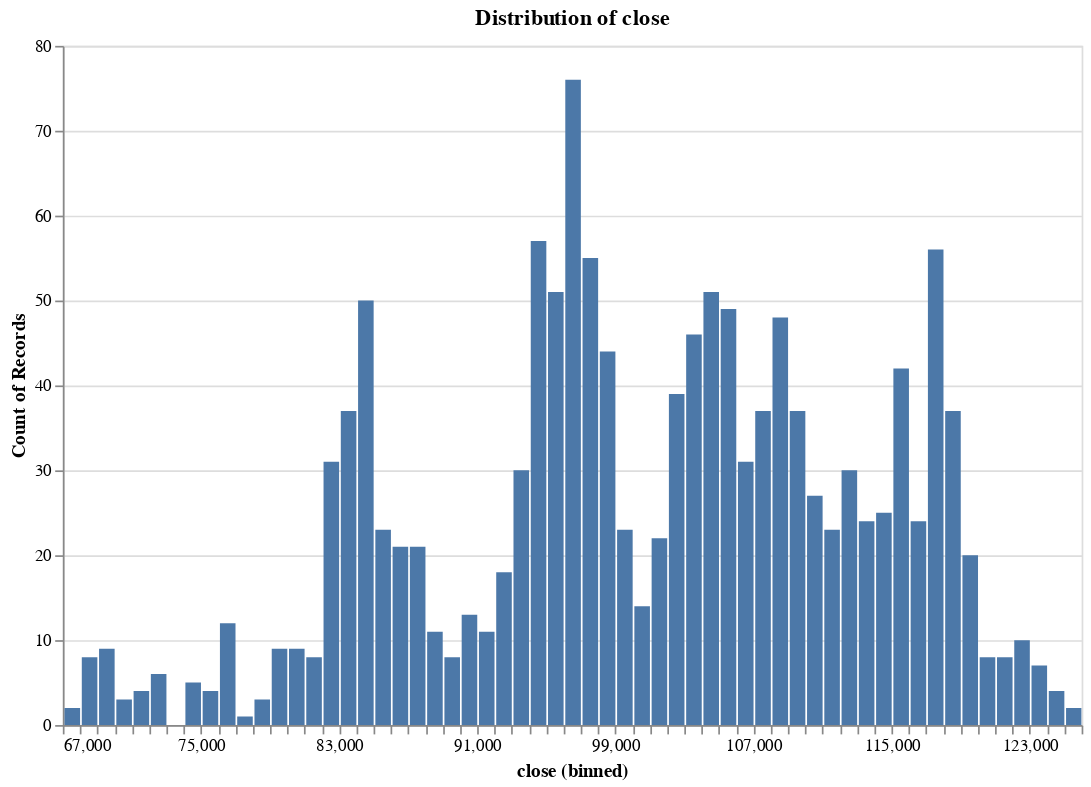

This figure's notebook cell:
### Code cell
research.plot_distribution(ts, 'close', no_bins = 100)

### Figure 1 — Vega-Lite specification as saved in the notebook (floating-point values rounded to 4 significant figures; data arrays with more than 128 entries replaced by an {"elided": "..."} marker saying what was removed)
{"config": {"view": {"continuousWidth": 300, "continuousHeight": 300}, "scale": {"zero": false}}, "data": {"name": "data-ea6b2b12d5590f55ca01a88b2a0fabf3"}, "mark": {"type": "bar"}, "encoding": {"x": {"bin": {"maxbins": 100}, "field": "close", "type": "quantitative"}, "y": {"aggregate": "count", "type": "quantitative"}}, "height": 400, "params": [{"name": "param_12", "select": {"type": "interval"}, "bind": "scales"}], "title": "Distribution of close", "width": 600, "$schema": "https://vega.github.io/schema/vega-lite/v5.20.1.json", "datasets": {"data-ea6b2b12d5590f55ca01a88b2a0fabf3": {"elided": "1384 records"}}}
